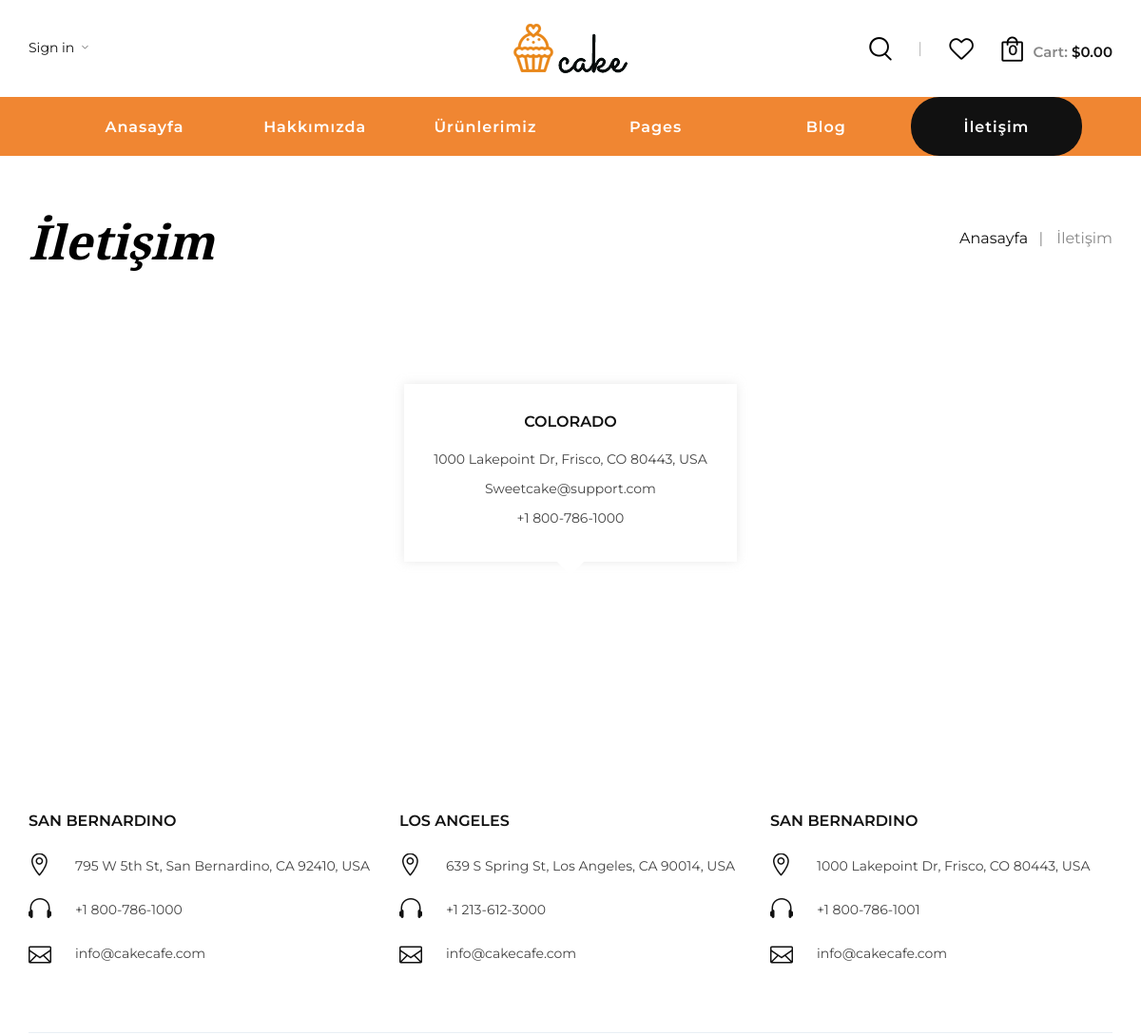
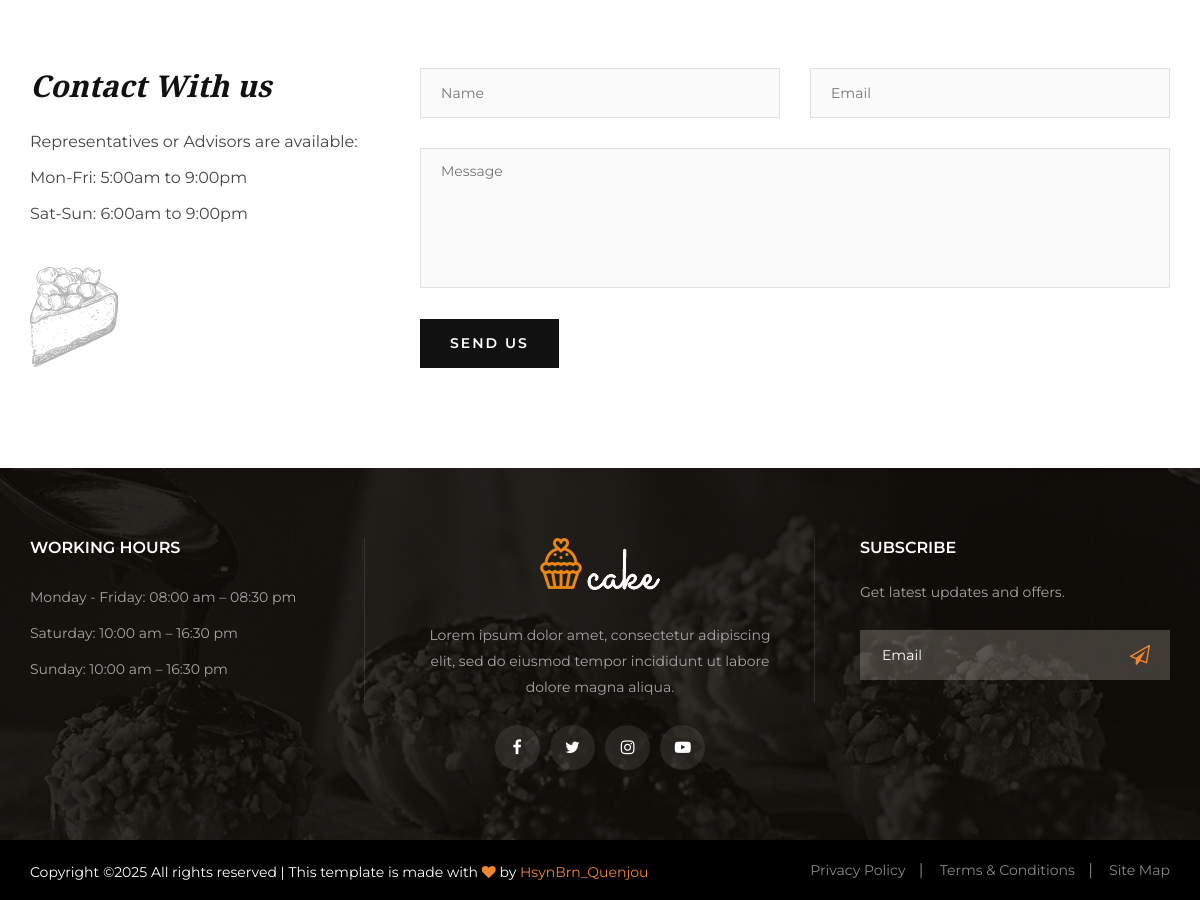
The app's page /index.php/pages/contact with its own data (2 pictures, top to bottom).
### tables this page shows
CREATE TABLE `ayarlar` (
  `id` int(11) NOT NULL,
  `site_baslik` varchar(300) DEFAULT NULL,
  `site_url` varchar(300) DEFAULT NULL,
  `site_admin_url` varchar(300) DEFAULT NULL,
  `site_logo` varchar(300) DEFAULT NULL,
  `site_favicon` varchar(300) DEFAULT NULL,
  `site_footer` text DEFAULT NULL,
  `site_gecerli_smtp` int(11) DEFAULT NULL,
  `site_gecerli_pos` int(11) DEFAULT NULL,
  `site_gecerli_sms` int(11) DEFAULT NULL,
  `smsbildirim` tinyint(1) NOT NULL DEFAULT 1 COMMENT '1 aktif 2 pasif',
  `mailbildirim` tinyint(1) NOT NULL DEFAULT 1 COMMENT '1 aktif 2 pasif',
  `adresbaslik1` text DEFAULT NULL,
  `adresbaslik2` text DEFAULT NULL,
  `adresbaslik3` text DEFAULT NULL,
  `adresdetay1` text DEFAULT NULL,
  `adresdetay2` text DEFAULT NULL,
  `adresdetay3` text DEFAULT NULL,
  `tel1` varchar(300) DEFAULT NULL,
  `tel2` varchar(300) DEFAULT NULL,
  `tel3` varchar(300) DEFAULT NULL,
  `whatsapp` varchar(300) DEFAULT NULL,
  `mail` varchar(300) DEFAULT NULL,
  `sabitresim1` varchar(300) DEFAULT NULL,
  `sabitresim2` varchar(300) DEFAULT NULL,
  `kucukresim1` varchar(300) DEFAULT NULL,
  `kucukresim2` varchar(300) DEFAULT NULL,
  `kucukresim3` varchar(300) DEFAULT NULL,
  `kucukresim4` varchar(300) DEFAULT NULL,
  `kucukresim5` varchar(300) DEFAULT NULL,
  `kucukresim6` varchar(300) DEFAULT NULL,
  `footersabitresim` varchar(300) DEFAULT NULL,
  `footerlogo` varchar(300) DEFAULT NULL COMMENT 'footer-logo.png',
  `sabityazi1` text DEFAULT NULL,
  `sabityazi2` text DEFAULT NULL,
  `sabitbuton1` varchar(300) DEFAULT NULL,
  `sabitbuton2` varchar(300) DEFAULT NULL
);

### application/controllers/Pages.php (called while the page is built, shortened)
<?php
class Pages extends CI_Controller{
    public function  contact(){
        $viewData = array(
            'setting' => $this->Common_model->get(['id'=>1], 'ayarlar'),
            'social' => $this->Common_model->getAll(['sosdurum'=>1], 'sosyalmedyalar'),
            'pages' => $this->Common_model->getAll(['sayfadurum'=>1], 'sayfalar'),
        );
        $this->load->view('default/contact_view', $viewData);
    }
}
?>

### index.php (called while the page is built, shortened)
<?php
require_once BASEPATH.'core/CodeIgniter.php';

### application/models/Common_model.php (called while the page is built, shortened)
<?php
class Common_model extends CI_Model {
    public function get($where, $table) {
        return $this->db->where($where)->get($table)->row();
    }
}
?>

### application/views/default/contact_view.php (the view, shortened to what this page needs)
<?php $this->load->view('default/inc/header'); ?>
<body>
    <div class="breadcrumb-option">
        <div class="container">
            <div class="row">
                <div class="col-lg-6 col-md-6 col-sm-6">
                    <div class="breadcrumb__text">
                        <h2>İletişim</h2>
                    </div>
                </div>
                <div class="col-lg-6 col-md-6 col-sm-6">
                    <div class="breadcrumb__links">
                        <a href="index.php">Anasayfa</a>
                        <span>İletişim</span>
                    </div>
                </div>
            </div>
        </div>
    </div>
    <section class="contact spad">
        <div class="container">
            <div class="map">
                <div class="container">
                    <div class="row d-flex justify-content-center">
                        <div class="col-lg-4 col-md-7">
                            <div class="map__inner">
                                <h6>COlorado</h6>
                                <ul>
                                    <li>1000 Lakepoint Dr, Frisco, CO 80443, USA</li>
                                    <li>Sweetcake@support.com</li>
                                    <li>+1 800-786-1000</li>
                                </ul>
                            </div>
                        </div>
                    </div>
                </div>
                <div class="map__iframe">
                </div>
            </div>
            <div class="contact__address">
                <div class="row">
                    <div class="col-lg-4 col-md-6 col-sm-6">
                        <div class="contact__address__item">
                            <h6><?php echo $setting->adresbaslik1; ?></h6>
                            <ul>
                                <li>
                                    <span class="icon_pin_alt"></span>
                                    <p><?php echo $setting->adresdetay1; ?></p>
                                </li>
                                <li><span class="icon_headphones"></span>
                                    <p><?php echo $setting->tel1; ?></p>
                                </li>
                                <li><span class="icon_mail_alt"></span>
                                    <p><?php echo $setting->mail; ?></p>
                                </li>
                            </ul>
                        </div>
                    </div>
                    <div class="col-lg-4 col-md-6 col-sm-6">
                        <div class="contact__address__item">
                            <h6><?php echo $setting->adresbaslik2; ?></h6>
                            <ul>
                                <li>
                                    <span class="icon_pin_alt"></span>
                                    <p><?php echo $setting->adresdetay2; ?></p>
                                </li>
                                <li><span class="icon_headphones"></span>
                                    <p><?php echo $setting->tel2; ?></p>
                                </li>
                                <li><span class="icon_mail_alt"></span>
                                    <p><?php echo $setting->mail; ?></p>
                                </li>
                            </ul>
                        </div>
                    </div>
                    <div class="col-lg-4 col-md-6 col-sm-6">
                        <div class="contact__address__item">
                            <h6><?php echo $setting->adresbaslik3; ?></h6>
                            <ul>
                                <li>
                                    <span class="icon_pin_alt"></span>
                                    <p><?php echo $setting->adresdetay3; ?></p>
                                </li>
                                <li><span class="icon_headphones"></span>
                                    <p><?php echo $setting->tel3; ?></p>
                                </li>
                                <li><span class="icon_mail_alt"></span>
                                    <p><?php echo $setting->mail; ?></p>
                                </li>
                            </ul>
                        </div>
                    </div>
                </div>
            </div>
            <div class="row">
                <div class="col-lg-4">
                    <div class="contact__text">
                        <h3>Contact With us</h3>
                        <ul>
                            <li>Representatives or Advisors are available:</li>
                            <li>Mon-Fri: 5:00am to 9:00pm</li>
                            <li>Sat-Sun: 6:00am to 9:00pm</li>
                        </ul>
                        <img src="default/uploads/img/cake-piece.png" alt="">
                    </div>
                </div>
                <div class="col-lg-8">
                    <div class="contact__form">
                        <form action="#">
                            <div class="row">
                                <div class="col-lg-6">
                                    <input type="text" placeholder="Name">
                                </div>
                                <div class="col-lg-6">
                                    <input type="text" placeholder="Email">
                                </div>
                                <div class="col-lg-12">
                                    <textarea placeholder="Message"></textarea>
                                    <button type="submit" class="site-btn">Send Us</button>
                                </div>
                            </div>
                        </form>
                    </div>
                </div>
            </div>
        </div>
    </section>
</body>
<?php $this->load->view('default/inc/footer'); ?>

### application/views/default/inc/header.php (shortened to what this page needs)
<!DOCTYPE html>
<html lang="zxx">
<head>
    <link rel="stylesheet" href="<?php echo base_url();?>default/assets/css/bootstrap.min.css" type="text/css">
    <link rel="stylesheet" href="<?php echo base_url();?>default/assets/css/flaticon.css" type="text/css">
    <link rel="stylesheet" href="<?php echo base_url();?>default/assets/css/barfiller.css" type="text/css">
    <link rel="stylesheet" href="<?php echo base_url();?>default/assets/css/magnific-popup.css" type="text/css">
    <link rel="stylesheet" href="<?php echo base_url();?>default/assets/css/font-awesome.min.css" type="text/css">
    <link rel="stylesheet" href="<?php echo base_url();?>default/assets/css/elegant-icons.css" type="text/css">
    <link rel="stylesheet" href="<?php echo base_url();?>default/assets/css/nice-select.css" type="text/css">
    <link rel="stylesheet" href="<?php echo base_url();?>default/assets/css/owl.carousel.min.css" type="text/css">
    <link rel="stylesheet" href="<?php echo base_url();?>default/assets/css/slicknav.min.css" type="text/css">
    <link rel="stylesheet" href="<?php echo base_url();?>default/assets/css/style.css" type="text/css">
</head>
<body>
<header class="header">
    <div class="header__top">
        <div class="container">
            <div class="row">
                <div class="col-lg-12">
                    <div class="header__top__inner">
                        <div class="header__top__left">
                            <ul>
                                <li><a href="#">Sign in</a> <span class="arrow_carrot-down"></span></li>
                            </ul>
                        </div>
                        <div class="header__logo">
                            <a href="<?php echo base_url(); ?>">
                                <img src="<?php echo base_url('default/uploads/img/'.$setting->site_logo); ?>" alt="<?php echo $setting->site_baslik; ?>">
                            </a>
                        </div>
                        <div class="header__top__right">
                            <div class="header__top__right__links">
                                <a href="#" class="search-switch"><img src="<?php echo base_url('default/uploads/img/icon/search.png'); ?>" alt=""></a>
                                <a href="#"><img src="<?php echo base_url('default/uploads/img/icon/heart.png'); ?>" alt=""></a>
                            </div>
                            <div class="header__top__right__cart"  >
                                <a href="shoping-cart.html"><img src="<?php echo base_url('default/uploads/img/icon/cart.png'); ?>" alt=""> <span>0</span></a>
                                <div class="cart__price">Cart: <span>$0.00</span></div>
                            </div>
                        </div>
                    </div>
                </div>
            </div>
        </div>
    </div>
    <div class="container">
        <div class="row">
            <div class="col-lg-12">
                <nav class="header__menu mobile-menu">
                    <ul>
                        <?php
                        $current_url = $_SERVER['REQUEST_URI'];
                        $base_path = parse_url(base_url(), PHP_URL_PATH);
                        $current_path = str_replace($base_path, '/', $current_url);
                        ?>
                        <li class="<?php if ($current_path == '/') echo 'active'; ?>"><a href="<?php echo base_url(); ?>">Anasayfa</a></li>
                        <li class="<?php if ($current_path == 'pages/about' || $current_path == '/about/') echo 'active'; ?>"><a href="<?php echo base_url('pages/about'); ?>">Hakkımızda</a></li>
                        <li class="<?php if (strpos($current_path, '/pages/shop') !== false) echo 'active'; ?>"><a href="<?php echo base_url('pages/shop'); ?>">Ürünlerimiz</a></li>
                        <li class="<?php if (strpos($current_path, '/blog_view.php') !== false || strpos($current_path, '/shoping-cart.php') !== false || strpos($current_path, '/checkout.php') !== false || strpos($current_path, '/wisslist.php') !== false || strpos($current_path, '/Class.html') !== false || strpos($current_path, '/blog_details_view.php') !== false) echo 'active'; ?>">
                            <a href="#">Pages</a>
                        </li>
                        <li class="<?php if (strpos($current_path, '/pages/blog') !== false) echo 'active'; ?>"><a href="<?php echo base_url('pages/blog'); ?>">Blog</a></li>
                        <li class="<?php if (strpos($current_path, '/pages/contact') !== false) echo 'active'; ?>"><a href="<?php echo base_url('pages/contact'); ?>">İletişim</a></li>
                    </ul>
                </nav>
            </div>
        </div>
    </div>
</header>

### application/views/default/inc/footer.php (shortened to what this page needs)
<footer class="footer set-bg" data-setbg="<?php echo base_url('default/uploads/img/'.$setting->footersabitresim); ?>">
    <div class="container">
        <div class="row">
            <div class="col-lg-4 col-md-6 col-sm-6">
                <div class="footer__widget">
                    <h6>WORKING HOURS</h6>
                    <ul>
                        <li>Monday - Friday: 08:00 am – 08:30 pm</li>
                        <li>Saturday: 10:00 am – 16:30 pm</li>
                        <li>Sunday: 10:00 am – 16:30 pm</li>
                    </ul>
                </div>
            </div>
            <div class="col-lg-4 col-md-6 col-sm-6">
                <div class="footer__about">
                    <div class="footer__logo">
                        <a href="<?php echo base_url()?>"><img src="<?php echo base_url('default/uploads/img/'.$setting->footerlogo)?>" alt="<?php echo $setting->footerlogo?>"></a>
                    </div>
                    <p>Lorem ipsum dolor amet, consectetur adipiscing elit, sed do eiusmod tempor incididunt ut
                        labore dolore magna aliqua.</p>
                    <div class="footer__social">
                        <a href="https://www.facebook.com/"><i class="fa fa-facebook"></i></a>
                        <a href="https://www.x.com/"><i class="fa fa-twitter"></i></a>
                        <a href="https://www.instagram.com/"><i class="fa fa-instagram"></i></a>
                        <a href="https://www.youtube.com/"><i class="fa fa-youtube-play"></i></a>
                    </div>
                </div>
            </div>
            <div class="col-lg-4 col-md-6 col-sm-6">
                <div class="footer__newslatter">
                    <h6>Subscribe</h6>
                    <p>Get latest updates and offers.</p>
                    <form action="#">
                        <input type="text" placeholder="Email">
                        <button type="submit"><i class="fa fa-send-o"></i></button>
                    </form>
                </div>
            </div>
        </div>
    </div>
    <div class="copyright">
        <div class="container">
            <div class="row">
                <div class="col-lg-7">
                    <p class="copyright__text text-white">
                        <?php echo $setting->site_footer; ?>
                    </p>
                </div>
                <div class="col-lg-5">
                    <div class="copyright__widget">
                        <ul>
                            <li><a href="#">Privacy Policy</a></li>
                            <li><a href="#">Terms & Conditions</a></li>
                            <li><a href="#">Site Map</a></li>
                        </ul>
                    </div>
                </div>
            </div>
        </div>
    </div>
</footer>
</body>
</html>

### records on screen
ayarlar: site_logo (picture), adresbaslik1 "SAN BERNARDINO", adresdetay1 "795 W 5th St, San Bernardino, CA 92410, USA", tel1 "+1 800-786-1000", mail "info@cakecafe.com", adresbaslik2 "LOS ANGELES", adresdetay2 "639 S Spring St, Los Angeles, CA 90014, USA", tel2 "+1 213-612-3000", adresbaslik3 "SAN BERNARDINO", adresdetay3 "1000 Lakepoint Dr, Frisco, CO 80443, USA", tel3 "+1 800-786-1001", footerlogo (picture), site_footer "Copyright © All rights reserved | This template is made with by HsynBrn_Quenjou"
